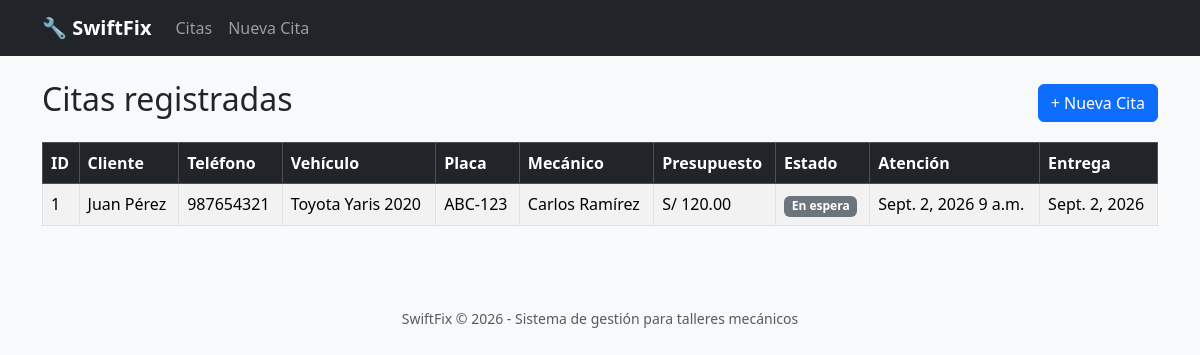
Page /taller/ on the committed database.
### taller/models.py (models this page shows, shortened)
class Cita(models.Model):
    ESTADO_CHOICES = [
        ("En espera", "En espera"),
        ("En proceso", "En proceso"),
        ("Terminado", "Terminado"),
        ("Entregado", "Entregado"),
    ]
    MECANICO_CHOICES = [
        ("Carlos Ramírez", "Carlos Ramírez"),
        ("Luis Fernández", "Luis Fernández"),
    ]
    cliente_nombre = models.CharField(max_length=100)
    cliente_telefono = models.CharField(max_length=15)
    vehiculo_descripcion = models.CharField(max_length=100)
    vehiculo_placa = models.CharField(max_length=10)
    mecanico = models.CharField(max_length=100, choices=MECANICO_CHOICES)
    estado = models.CharField(max_length=20, choices=ESTADO_CHOICES, default="En espera")
    fecha_atencion = models.DateField()
    hora_atencion = models.TimeField()
    fecha_entrega = models.DateField()
    creado_en = models.DateTimeField(auto_now_add=True)
    class Meta:
        ordering = ["-fecha_atencion", "-hora_atencion"]
    def presupuesto(self):
        return sum(servicio.precio for servicio in self.servicios.all())

class Servicio(models.Model):
    cita = models.ForeignKey(Cita, related_name="servicios", on_delete=models.CASCADE)
    tipo = models.CharField(max_length=100)
    precio = models.DecimalField(max_digits=8, decimal_places=2)

### taller/views.py (the view)
# urls.py: path('', views.lista_citas, name='lista_citas'),
def lista_citas(request):
    citas = Cita.objects.all()
    contexto = {
        "citas": citas
    }
    return render(
        request,
        "taller/lista_citas.html",
        contexto
    )

### taller/templates/taller/lista_citas.html (shortened to what this page needs)
{% extends "core/base.html" %}
{% block content %}
<div class="d-flex justify-content-between align-items-center mb-3">
    <h2>Citas registradas</h2>
    <a href="{% url 'crear_cita' %}" class="btn btn-primary">+ Nueva Cita</a>
</div>
{% if citas %}
<div class="table-responsive">
    <table class="table table-striped table-bordered align-middle">
        <thead class="table-dark">
            <tr>
                <th>ID</th>
                <th>Cliente</th>
                <th>Teléfono</th>
                <th>Vehículo</th>
                <th>Placa</th>
                <th>Mecánico</th>
                <th>Presupuesto</th>
                <th>Estado</th>
                <th>Atención</th>
                <th>Entrega</th>
            </tr>
        </thead>
        <tbody>
            {% for cita in citas %}
            <tr>
                <td>{{ cita.id }}</td>
                <td>{{ cita.cliente_nombre }}</td>
                <td>{{ cita.cliente_telefono }}</td>
                <td>{{ cita.vehiculo_descripcion }}</td>
                <td>{{ cita.vehiculo_placa }}</td>
                <td>{{ cita.mecanico }}</td>
                <td>S/ {{ cita.presupuesto }}</td>
                <td>
                    {% if cita.estado == "En espera" %}
                        <span class="badge bg-secondary">{{ cita.estado }}</span>
                    {% elif cita.estado == "En proceso" %}
                        <span class="badge bg-warning text-dark">{{ cita.estado }}</span>
                    {% elif cita.estado == "Terminado" %}
                        <span class="badge bg-info text-dark">{{ cita.estado }}</span>
                    {% else %}
                        <span class="badge bg-success">{{ cita.estado }}</span>
                    {% endif %}
                </td>
                <td>{{ cita.fecha_atencion }} {{ cita.hora_atencion }}</td>
                <td>{{ cita.fecha_entrega }}</td>
            </tr>
            {% endfor %}
        </tbody>
    </table>
</div>
{% else %}
<div class="alert alert-info">No hay citas registradas todavía.</div>
{% endif %}
{% endblock %}

### rows in the picture
Cita: id "1", cliente_nombre "Juan Pérez", cliente_telefono "987654321", vehiculo_descripcion "Toyota Yaris 2020", vehiculo_placa "ABC-123", mecanico "Carlos Ramírez", presupuesto "120.00", estado "En espera", fecha_atencion "Sept. 2, 2026", hora_atencion "9 a.m.", fecha_entrega "Sept. 2, 2026"
